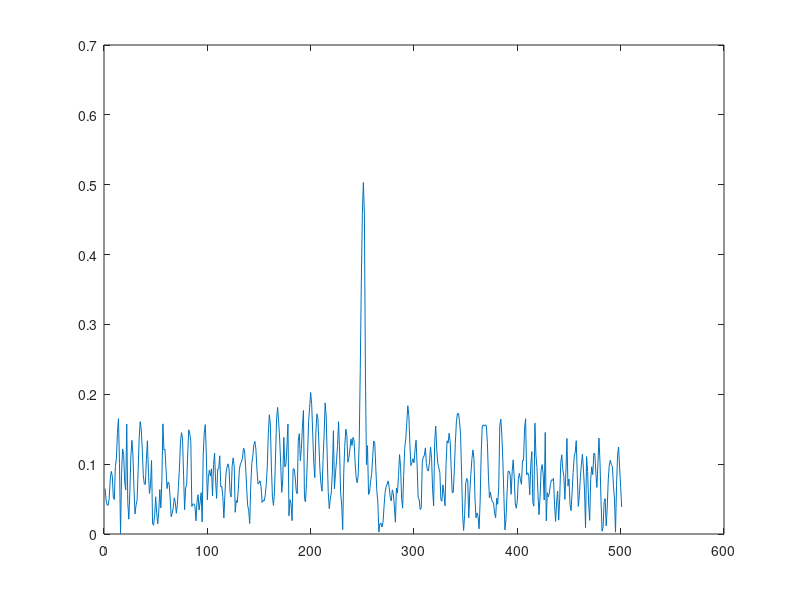

Recreate this plot in MATLAB. (Note: this script raises an error after producing the figure.)
clear
clc
close all

load('new_3_rho_container.mat')
load('new_3_rho_container_1.mat')

n_zeros=250;n_pload=250;
M=4;
figure(4)
p1=plot(rho_container(1,:),'-');
hold on
plot(n_zeros-1:n_zeros+3,rho_container(1,n_zeros-1:n_zeros+3),'x','Color','[0, 0.4470, 0.7410]')
hold on
p2=plot([n_zeros+1 n_zeros+1],[0 rho_container(1,n_zeros+1)],'--r');
[hc,ht,hcl] = nice_plot(gcf);
text(252,0.013,'$p{=}251$','Interpreter','latex','Fontsize',9.5);
% text(272,0.15,'$$\bar{p}=251$$', 'Interpreter', 'LaTeX','Fontsize',12)
% xlab=xlabel('p+\Delta');
xlab=xlabel('Start position of received signal ($\tilde{p}$)', 'Interpreter', 'LaTeX');
ylab=ylabel('$\rho$($\tilde{p}$)', 'Interpreter', 'LaTeX');
set(xlab,'FontSize',12);
set(ylab,'FontSize',12);
grid on
lgnd=legend([p1 p2],{['with pulse shaping, $M{=}4$,' newline '$E_s/N_0{=}0$ dB, $L_0{=}32$,' newline '$M\delta{=}0.01$, $\hat{\delta}_{SL}^{(1)}$ is applied'],
    'position of the preamble'},'Interpreter','latex');
% xlim([125 375])
xlim([175 325])
set(lgnd,'FontSize',9.5);




ylim([0 0.52])
